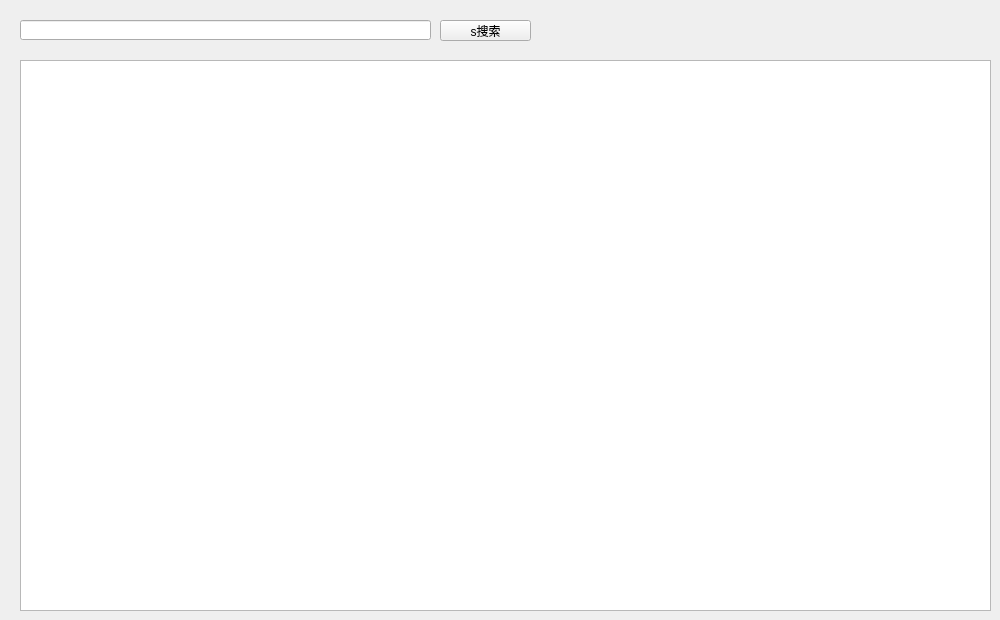
<?xml version="1.0" encoding="UTF-8"?>
<ui version="4.0">
 <class>appacount</class>
 <widget class="QWidget" name="appacount">
  <property name="geometry">
   <rect>
    <x>0</x>
    <y>0</y>
    <width>1000</width>
    <height>620</height>
   </rect>
  </property>
  <property name="windowTitle">
   <string>Dialog</string>
  </property>
  <widget class="QLineEdit" name="lineEdit_search">
   <property name="geometry">
    <rect>
     <x>20</x>
     <y>20</y>
     <width>411</width>
     <height>20</height>
    </rect>
   </property>
  </widget>
  <widget class="QPushButton" name="pushButton_search">
   <property name="geometry">
    <rect>
     <x>440</x>
     <y>20</y>
     <width>91</width>
     <height>21</height>
    </rect>
   </property>
   <property name="text">
    <string>s搜索</string>
   </property>
  </widget>
  <widget class="QTableWidget" name="tableWidget">
   <property name="geometry">
    <rect>
     <x>20</x>
     <y>60</y>
     <width>971</width>
     <height>551</height>
    </rect>
   </property>
  </widget>
 </widget>
 <resources/>
 <connections/>
</ui>
